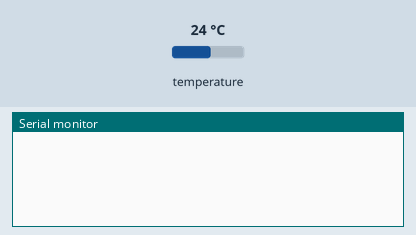
This sketch was run on a simulated ESP32. On the bench: the last lines printed to the serial monitor. The inputs (shaded band) are chosen by the test bench; at power-on: temperature 24 °C. A WiFi scan finds three made-up networks.

Above: at 3.2 s.
3.3 s: temperature set to 41 °C
At 4.7 s:
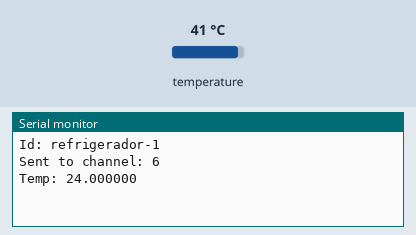
5.6 s: temperature set to 12 °C
At 6.5 s:
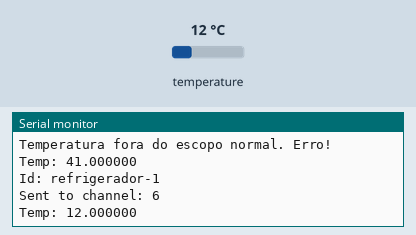
Timing chart, 0 to 8.6 s (numbered marks = the images above; inputs shaded):
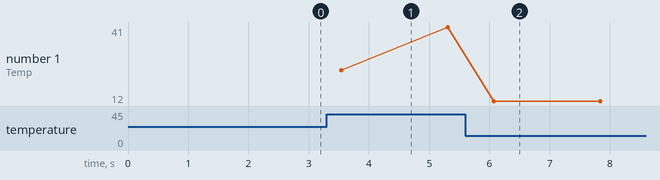

Measured:
- after the input at 5.6 s, the serial monitor: prints a new line after 0.47 s (image 2)
- plotted number 1: 41 → 12 after the input at 5.6 s

The sketch:

sender.ino
```cpp
#include <Arduino.h>
#include <WiFi.h>
#include <esp_wifi.h>
#include <esp_now.h>
#include <OneWire.h>
#include <DallasTemperature.h>

// Define o pino ao qual o sensor de temperatura está conectado
#define ONE_WIRE_BUS 32

OneWire oneWire(ONE_WIRE_BUS);
DallasTemperature sensors(&oneWire);

#define CONTAINER_ID "refrigerador-1"
#define DELAY 1000

typedef struct struct_message {
  float temp;
  String id;
} struct_message;

struct_message data;
constexpr char WIFI_SSID[] = "Multilaser";

constexpr uint8_t ESP_NOW_RECEIVER[] = { 0x34, 0x86, 0x5D, 0xFF, 0x38, 0x48 };
esp_now_peer_info_t peerInfo;
uint32_t last = 0;

float previousTemp = NULL;
float currentTemp =  NULL;

int32_t getWiFiChannel(const char *ssid) {

    if (int32_t n = WiFi.scanNetworks()) {
        for (uint8_t i=0; i<n; i++) {
            if (!strcmp(ssid, WiFi.SSID(i).c_str())) {
                return WiFi.channel(i);
            }
        }
    }

    return 0;
}

void initWiFi() {
    WiFi.mode(WIFI_MODE_STA);
    int32_t channel = getWiFiChannel(WIFI_SSID);
    esp_wifi_set_promiscuous(true);
    esp_wifi_set_channel(channel, WIFI_SECOND_CHAN_NONE);
    esp_wifi_set_promiscuous(false);
}

void initEspNow() {
    if (esp_now_init() != ESP_OK) {
        Serial.println("ESP NOW failed to initialize");
        while (1);
    }

    memcpy(peerInfo.peer_addr, ESP_NOW_RECEIVER, 6);
    peerInfo.ifidx   = WIFI_IF_STA;
    peerInfo.encrypt = false;

    if (esp_now_add_peer(&peerInfo) != ESP_OK) {
        Serial.println("ESP NOW pairing failure");
        while (1);
    }
}

float getCurrentTemp() {
  sensors.requestTemperatures();
  float temperaturaC = sensors.getTempCByIndex(0);

  return temperaturaC;
}

void setup() {
    Serial.begin(115200);

    initWiFi();
    initEspNow();
    sensors.begin();

    data.id = CONTAINER_ID;
}

void loop() {
    if (millis() - last > DELAY) {
      currentTemp = getCurrentTemp();

      if(currentTemp < 40 && currentTemp > -5)
        {
        if(previousTemp == NULL) {
          previousTemp = getCurrentTemp();
        }

        if(abs(currentTemp - previousTemp) > 30) {
          Serial.println("Diferença de temperatura muito grande. Erro!");
        }

        else {
          previousTemp = currentTemp;
          data.temp = (float)currentTemp;
          esp_now_send(ESP_NOW_RECEIVER, (uint8_t *) &data, sizeof(data));
          Serial.printf("Id: %s\n", data.id.c_str());
          Serial.printf("Sent to channel: %u\n\n", WiFi.channel());
          last = millis();
        }
      }
    else {
       Serial.println("Temperatura fora do escopo normal. Erro!");
    }
    Serial.printf("Temp: %f\n", currentTemp);
    }
}
```
